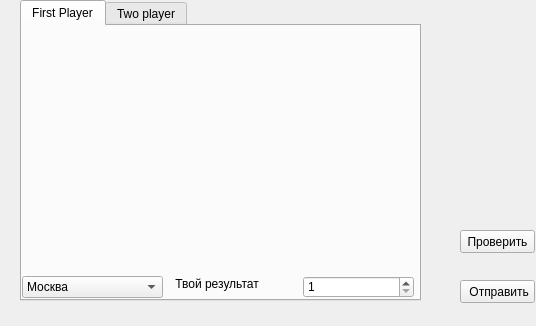
<?xml version="1.0" encoding="UTF-8"?>
<ui version="4.0">
 <class>Form</class>
 <widget class="QWidget" name="Form">
  <property name="geometry">
   <rect>
    <x>0</x>
    <y>0</y>
    <width>536</width>
    <height>326</height>
   </rect>
  </property>
  <property name="windowTitle">
   <string>Form</string>
  </property>
  <widget class="QTabWidget" name="tabWidget">
   <property name="geometry">
    <rect>
     <x>20</x>
     <y>0</y>
     <width>401</width>
     <height>301</height>
    </rect>
   </property>
   <property name="currentIndex">
    <number>0</number>
   </property>
   <widget class="QWidget" name="first_player">
    <attribute name="title">
     <string>First Player</string>
    </attribute>
    <widget class="QLabel" name="img_1">
     <property name="geometry">
      <rect>
       <x>10</x>
       <y>0</y>
       <width>371</width>
       <height>211</height>
      </rect>
     </property>
     <property name="text">
      <string/>
     </property>
    </widget>
    <widget class="QSpinBox" name="spin_1">
     <property name="geometry">
      <rect>
       <x>281</x>
       <y>250</y>
       <width>111</width>
       <height>22</height>
      </rect>
     </property>
     <property name="minimum">
      <number>1</number>
     </property>
     <property name="maximum">
      <number>10000</number>
     </property>
    </widget>
    <widget class="QComboBox" name="chose_1">
     <property name="geometry">
      <rect>
       <x>0</x>
       <y>250</y>
       <width>141</width>
       <height>22</height>
      </rect>
     </property>
     <property name="editable">
      <bool>false</bool>
     </property>
     <item>
      <property name="text">
       <string>Москва</string>
      </property>
     </item>
     <item>
      <property name="text">
       <string>Лондон</string>
      </property>
     </item>
     <item>
      <property name="text">
       <string>Париж</string>
      </property>
     </item>
     <item>
      <property name="text">
       <string>Тула</string>
      </property>
     </item>
    </widget>
    <widget class="QLabel" name="res_1">
     <property name="geometry">
      <rect>
       <x>150</x>
       <y>250</y>
       <width>111</width>
       <height>16</height>
      </rect>
     </property>
     <property name="text">
      <string> Твой результат</string>
     </property>
    </widget>
   </widget>
   <widget class="QWidget" name="second_player">
    <attribute name="title">
     <string>Two player</string>
    </attribute>
    <widget class="QComboBox" name="chose_2">
     <property name="geometry">
      <rect>
       <x>10</x>
       <y>250</y>
       <width>141</width>
       <height>22</height>
      </rect>
     </property>
     <property name="editable">
      <bool>false</bool>
     </property>
     <item>
      <property name="text">
       <string>Москва</string>
      </property>
     </item>
     <item>
      <property name="text">
       <string>Лондон</string>
      </property>
     </item>
     <item>
      <property name="text">
       <string>Париж</string>
      </property>
     </item>
     <item>
      <property name="text">
       <string>Тула</string>
      </property>
     </item>
    </widget>
    <widget class="QSpinBox" name="spin_2">
     <property name="geometry">
      <rect>
       <x>290</x>
       <y>250</y>
       <width>111</width>
       <height>22</height>
      </rect>
     </property>
     <property name="minimum">
      <number>1</number>
     </property>
     <property name="maximum">
      <number>10000</number>
     </property>
    </widget>
    <widget class="QLabel" name="img_2">
     <property name="geometry">
      <rect>
       <x>10</x>
       <y>20</y>
       <width>351</width>
       <height>201</height>
      </rect>
     </property>
     <property name="text">
      <string/>
     </property>
    </widget>
    <widget class="QLabel" name="res_2">
     <property name="geometry">
      <rect>
       <x>170</x>
       <y>253</y>
       <width>101</width>
       <height>20</height>
      </rect>
     </property>
     <property name="text">
      <string>Твой результат</string>
     </property>
    </widget>
   </widget>
  </widget>
  <widget class="QPushButton" name="send">
   <property name="geometry">
    <rect>
     <x>460</x>
     <y>280</y>
     <width>75</width>
     <height>23</height>
    </rect>
   </property>
   <property name="text">
    <string> Отправить</string>
   </property>
  </widget>
  <widget class="QPushButton" name="check">
   <property name="geometry">
    <rect>
     <x>460</x>
     <y>230</y>
     <width>75</width>
     <height>23</height>
    </rect>
   </property>
   <property name="text">
    <string>Проверить</string>
   </property>
  </widget>
 </widget>
 <resources/>
 <connections/>
</ui>
